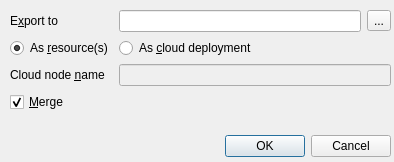
<?xml version="1.0" encoding="UTF-8"?>
<ui version="4.0">
 <class>Dialog</class>
 <widget class="QDialog" name="Dialog">
  <property name="windowModality">
   <enum>Qt::ApplicationModal</enum>
  </property>
  <property name="geometry">
   <rect>
    <x>0</x>
    <y>0</y>
    <width>394</width>
    <height>162</height>
   </rect>
  </property>
  <property name="minimumSize">
   <size>
    <width>394</width>
    <height>162</height>
   </size>
  </property>
  <property name="maximumSize">
   <size>
    <width>394</width>
    <height>162</height>
   </size>
  </property>
  <property name="windowTitle">
   <string>Export</string>
  </property>
  <property name="windowIcon">
   <iconset resource="resources.qrc">
    <normaloff>:/i/icons/export.png</normaloff>:/i/icons/export.png</iconset>
  </property>
  <widget class="QDialogButtonBox" name="btnbox">
   <property name="geometry">
    <rect>
     <x>50</x>
     <y>130</y>
     <width>341</width>
     <height>32</height>
    </rect>
   </property>
   <property name="orientation">
    <enum>Qt::Horizontal</enum>
   </property>
   <property name="standardButtons">
    <set>QDialogButtonBox::Cancel|QDialogButtonBox::Ok</set>
   </property>
  </widget>
  <widget class="QWidget" name="formLayoutWidget">
   <property name="geometry">
    <rect>
     <x>10</x>
     <y>10</y>
     <width>381</width>
     <height>121</height>
    </rect>
   </property>
   <layout class="QFormLayout" name="formLayout">
    <item row="0" column="0">
     <widget class="QLabel" name="label">
      <property name="text">
       <string>E&amp;xport to</string>
      </property>
      <property name="buddy">
       <cstring>i_file</cstring>
      </property>
     </widget>
    </item>
    <item row="0" column="1">
     <layout class="QHBoxLayout" name="horizontalLayout">
      <item>
       <widget class="QLineEdit" name="i_file"/>
      </item>
      <item>
       <widget class="QToolButton" name="btn_select_file">
        <property name="text">
         <string>...</string>
        </property>
       </widget>
      </item>
     </layout>
    </item>
    <item row="2" column="0">
     <widget class="QRadioButton" name="rb_res">
      <property name="text">
       <string>As &amp;resource(s)</string>
      </property>
      <property name="checked">
       <bool>true</bool>
      </property>
     </widget>
    </item>
    <item row="2" column="1">
     <widget class="QRadioButton" name="rb_cloud">
      <property name="text">
       <string>As &amp;cloud deployment</string>
      </property>
     </widget>
    </item>
    <item row="3" column="0">
     <widget class="QLabel" name="label_node">
      <property name="text">
       <string>Cloud node &amp;name</string>
      </property>
      <property name="buddy">
       <cstring>i_node</cstring>
      </property>
     </widget>
    </item>
    <item row="4" column="0">
     <widget class="QCheckBox" name="cb_merge">
      <property name="text">
       <string>&amp;Merge</string>
      </property>
      <property name="checked">
       <bool>true</bool>
      </property>
     </widget>
    </item>
    <item row="3" column="1">
     <widget class="QLineEdit" name="i_node">
      <property name="enabled">
       <bool>false</bool>
      </property>
     </widget>
    </item>
   </layout>
  </widget>
 </widget>
 <tabstops>
  <tabstop>i_file</tabstop>
  <tabstop>btn_select_file</tabstop>
  <tabstop>rb_res</tabstop>
  <tabstop>rb_cloud</tabstop>
  <tabstop>i_node</tabstop>
  <tabstop>cb_merge</tabstop>
 </tabstops>
 <resources>
  <include location="resources.qrc"/>
 </resources>
 <connections>
  <connection>
   <sender>btnbox</sender>
   <signal>accepted()</signal>
   <receiver>Dialog</receiver>
   <slot>accept()</slot>
   <hints>
    <hint type="sourcelabel">
     <x>248</x>
     <y>254</y>
    </hint>
    <hint type="destinationlabel">
     <x>157</x>
     <y>274</y>
    </hint>
   </hints>
  </connection>
  <connection>
   <sender>btnbox</sender>
   <signal>rejected()</signal>
   <receiver>Dialog</receiver>
   <slot>reject()</slot>
   <hints>
    <hint type="sourcelabel">
     <x>316</x>
     <y>260</y>
    </hint>
    <hint type="destinationlabel">
     <x>286</x>
     <y>274</y>
    </hint>
   </hints>
  </connection>
 </connections>
</ui>
